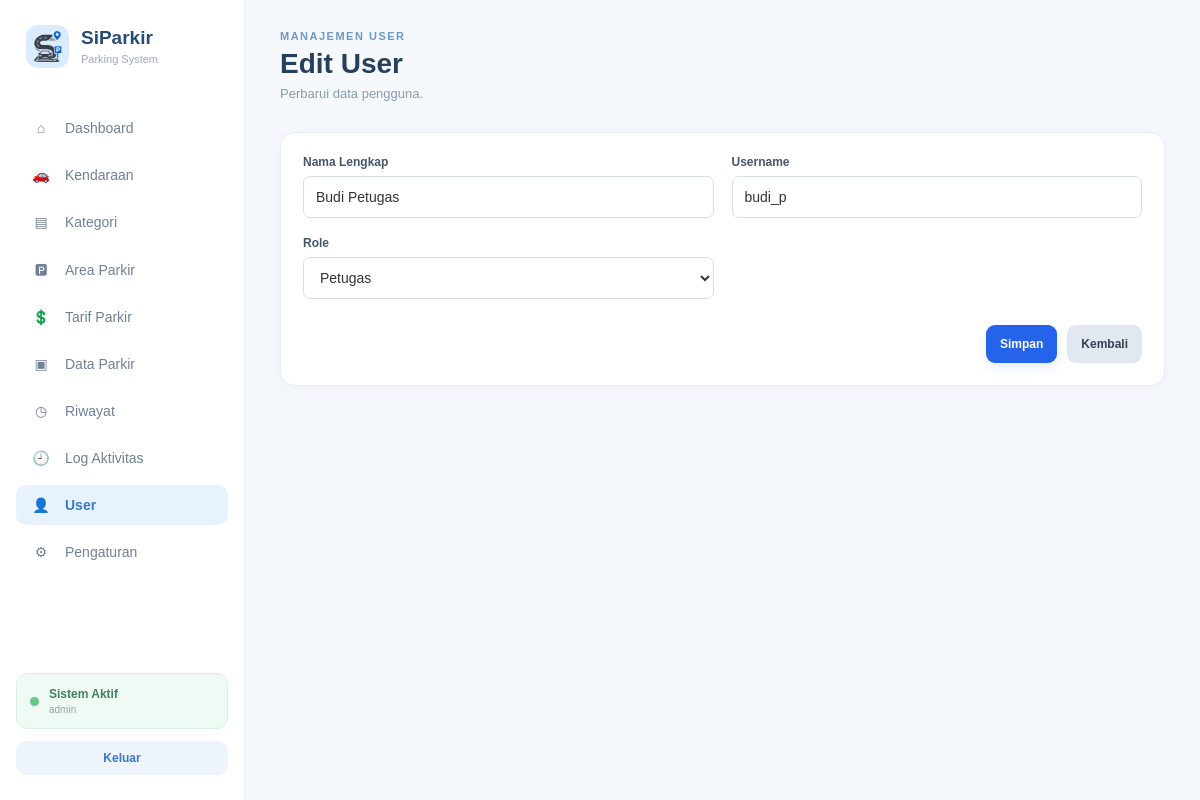
The page /controller/c_user.php?aksi=edit&id=2 (signed in) on the database its author committed.
### tables this page shows
CREATE TABLE `tb_user` (
  `id_user` int NOT NULL,
  `nama_lengkap` varchar(50) NOT NULL,
  `username` varchar(50) NOT NULL,
  `password` varchar(100) NOT NULL,
  `role` enum('admin','petugas','owner') NOT NULL,
  `status_aktif` tinyint(1) NOT NULL DEFAULT '1'
);

### views/_helpers.php (called while the page is built, shortened)
<?php
function base_url() {
    $projectRoot = str_replace('\\', '/', dirname(__DIR__));
    $docRoot = isset($_SERVER['DOCUMENT_ROOT']) ? str_replace('\\', '/', rtrim($_SERVER['DOCUMENT_ROOT'], '/')) : '';
    if ($docRoot !== '' && stripos($projectRoot, $docRoot) === 0) {
        return rtrim(substr($projectRoot, strlen($docRoot)), '/');
    }
    $script = str_replace('\\', '/', $_SERVER['SCRIPT_NAME'] ?? '');
    return rtrim(dirname(dirname($script)), '/');
}
function e($v){return htmlspecialchars((string)$v, ENT_QUOTES, 'UTF-8');}

### model/m_user.php (called while the page is built, shortened)
<?php
require_once __DIR__ . '/m_koneksi.php';
class m_user
{
    public function tampil_data_by_id($id){global $conn;$st=mysqli_prepare($conn,'SELECT * FROM tb_user WHERE id_user=?');mysqli_stmt_bind_param($st,'i',$id);mysqli_stmt_execute($st);return mysqli_stmt_get_result($st)->fetch_assoc();}
}

### views/v_edit_user.php (the view)
<?php require_once __DIR__.'/_helpers.php'; $current_page_override='v_user.php'; $basePath=base_url(); ?><!DOCTYPE html><html lang="id"><head><meta charset="UTF-8"><meta name="viewport" content="width=device-width,initial-scale=1"><title>Edit User - SiParkir</title><link rel="stylesheet" href="<?=e($basePath.'/asset/dashboard_admin.css')?>"></head><body><div class="layout"><?php include __DIR__.'/_sidebar.php'; ?><main class="main"><header class="header"><div><p class="small-title">MANAJEMEN USER</p><h1>Edit User</h1><p class="subtitle">Perbarui data pengguna.</p></div></header><section class="page-panel form-panel"><form action="<?=e($basePath.'/controller/c_user.php?aksi=proses_edit')?>" method="post" class="form-grid"><input type="hidden" name="id_user" value="<?=$data['id_user']?>"><div class="form-group"><label>Nama Lengkap</label><input class="form-input" name="nama" value="<?=e($data['nama_lengkap'])?>" required></div><div class="form-group"><label>Username</label><input class="form-input" name="username" value="<?=e($data['username'])?>" required></div><div class="form-group"><label>Role</label><select class="form-select" name="role" required><?php foreach(['admin','petugas','owner'] as $r):?><option value="<?=$r?>" <?=$data['role']===$r?'selected':''?>><?=ucfirst($r)?></option><?php endforeach;?></select></div><div class="form-actions"><button class="btn-primary">Simpan</button><a class="btn-secondary" href="<?=e($basePath.'/controller/c_user.php?aksi=tampil')?>">Kembali</a></div></form></section></main></div></body></html>

### asset/dashboard_admin.css (style rules this page uses)
* { margin: 0; padding: 0; box-sizing: border-box; }
body { font-family: Arial, Helvetica, sans-serif; background: #f5f8fc; color: #26364a; }
.layout { display: flex; min-height: 100vh; }
.main { flex: 1; padding: 30px 35px; overflow: hidden; }
.header { display: flex; justify-content: space-between; align-items: center; margin-bottom: 28px; }
.small-title { color: #6e98c5; font-size: 11px; font-weight: bold; letter-spacing: 1.5px; margin-bottom: 6px; }
.header h1 { font-size: 28px; color: #263f5c; }
.subtitle { margin-top: 5px; font-size: 13px; color: #8a9bad; }
.page-panel { background: #ffffff; border: 1px solid #e7edf5; border-radius: 15px; padding: 22px; }
.search-box, .form-input, .form-select, .form-textarea { width: 100%; padding: 11px 14px; border: 1px solid #e2e8f0; border-radius: 10px; background: #f9fbfd; color: #53677d; font-size: 13px; outline: none; }
.btn-primary, .btn-soft, .btn-danger-soft, .btn-secondary { display: inline-block; border-radius: 10px; padding: 11px 16px; font-size: 12px; font-weight: bold; text-decoration: none; border: 1px solid transparent; cursor: pointer; }
.btn-primary { background: #3978c7; color: #fff; }
.btn-secondary { background: #f3f6fa; color: #53677d; border-color: #e2e8f0; }
.form-grid { display:grid; grid-template-columns:repeat(2,minmax(0,1fr)); gap:16px; }
.form-group label { display:block; margin-bottom:7px; font-size:12px; font-weight:bold; color:#53677d; }
.form-actions { display:flex; justify-content:flex-end; gap:10px; }
.form-group { margin-bottom: 18px; }
.form-group label { display: block; font-size: 14px; font-weight: 600; margin-bottom: 7px; color: #333; }
.form-group input, .form-group select { width: 100%; height: 42px; padding: 0 12px; box-sizing: border-box; border: 1px solid #d8dee8; border-radius: 7px; background: #ffffff; font-size: 14px; color: #333; }
button, a { font-family: inherit; }
.form-panel { max-width:900px }
.form-grid { display:grid;grid-template-columns:repeat(2,minmax(0,1fr));gap:18px }
.form-group { margin-bottom:0 }
.form-group label { display:block;font-size:12px;font-weight:700;margin-bottom:7px;color:#475569 }
.form-input,.form-select,.form-textarea { box-sizing:border-box;width:100%;padding:11px 13px;border:1px solid #e2e8f0;border-radius:10px;background:#f8fafc;color:#334155;font-size:13px;outline:none }
.form-actions { grid-column:1/-1;display:flex;gap:10px;justify-content:flex-end;align-items:center;margin-top:8px }
.btn-primary,.btn-secondary,.btn-soft,.btn-danger-soft { display:inline-flex;align-items:center;justify-content:center;border:0;text-decoration:none;cursor:pointer;padding:9px 13px;border-radius:9px;font-size:12px;font-weight:700 }
.btn-primary { background:#2563eb;color:#fff }
.btn-secondary { background:#e2e8f0;color:#334155 }
html { scroll-behavior: smooth; }
body { min-width: 0; }
.main { min-width: 0; overflow: visible; }
.btn-primary, .btn-secondary, .btn-soft, .btn-danger-soft, .btn-tambah, .btn-kembali { display: inline-flex !important; align-items: center; justify-content: center; gap: 6px; min-height: 38px; padding: 9px 14px !important; line-height: 1.2; white-space: nowrap; vertical-align: middle; transition: transform .15s ease, box-shadow .15s ease, background .15s ease; }
.btn-primary { box-shadow: 0 4px 12px rgba(37,99,235,.12); }
.form-input, .form-select, .form-textarea, .search-box { transition: border-color .15s ease, box-shadow .15s ease, background .15s ease; }
.page-panel { box-shadow: 0 4px 18px rgba(35,58,85,.035); }
.header { min-width: 0; }
.header h1 { line-height: 1.15; }
.subtitle { line-height: 1.45; }

### rows shown on the page
tb_user: nama "Budi Petugas", username "budi_p", role "Petugas"

### other values the page prints
$icon "⌂"
$label "Dashboard"
$icon "🚗"
$label "Kendaraan"
$icon "▤"
$label "Kategori"
$icon "🅿"
$label "Area Parkir"
$icon "💲"
$label "Tarif Parkir"
$icon "▣"
$label "Data Parkir"
$icon "◷"
$label "Riwayat"
$icon "🕘"
